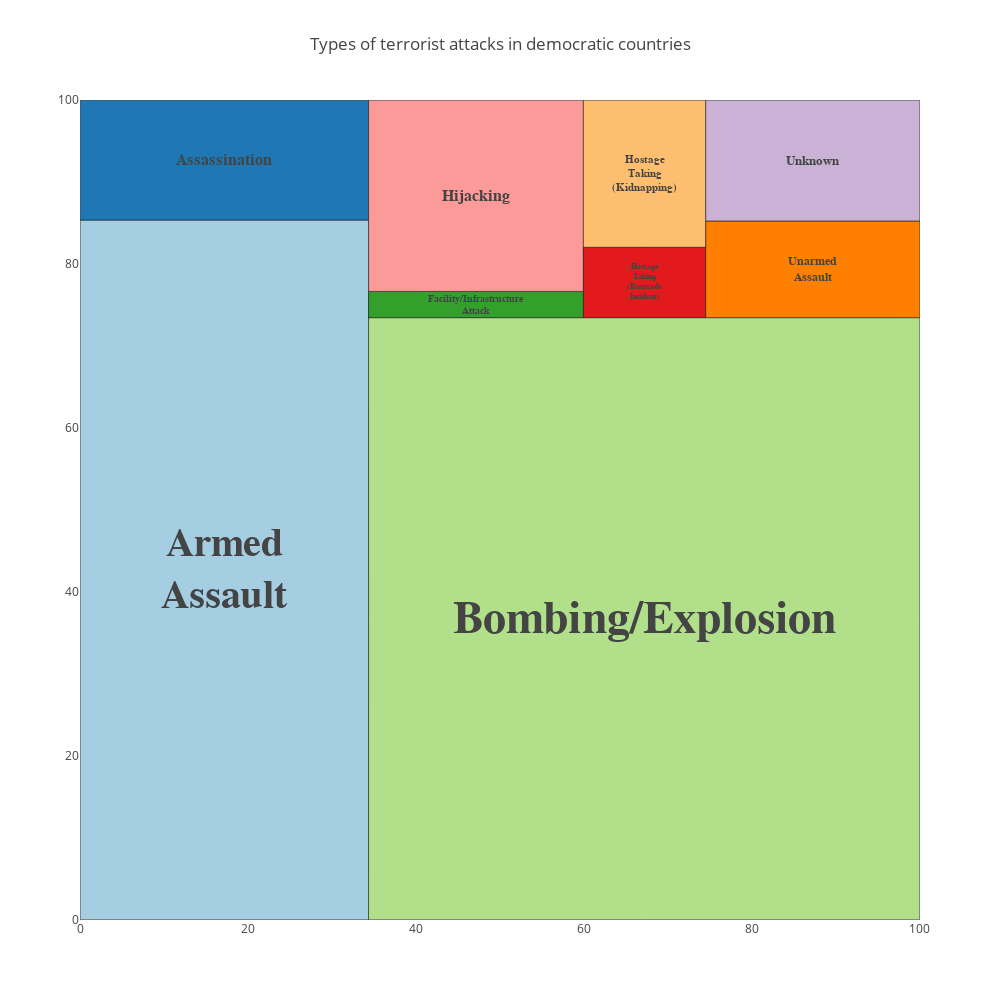
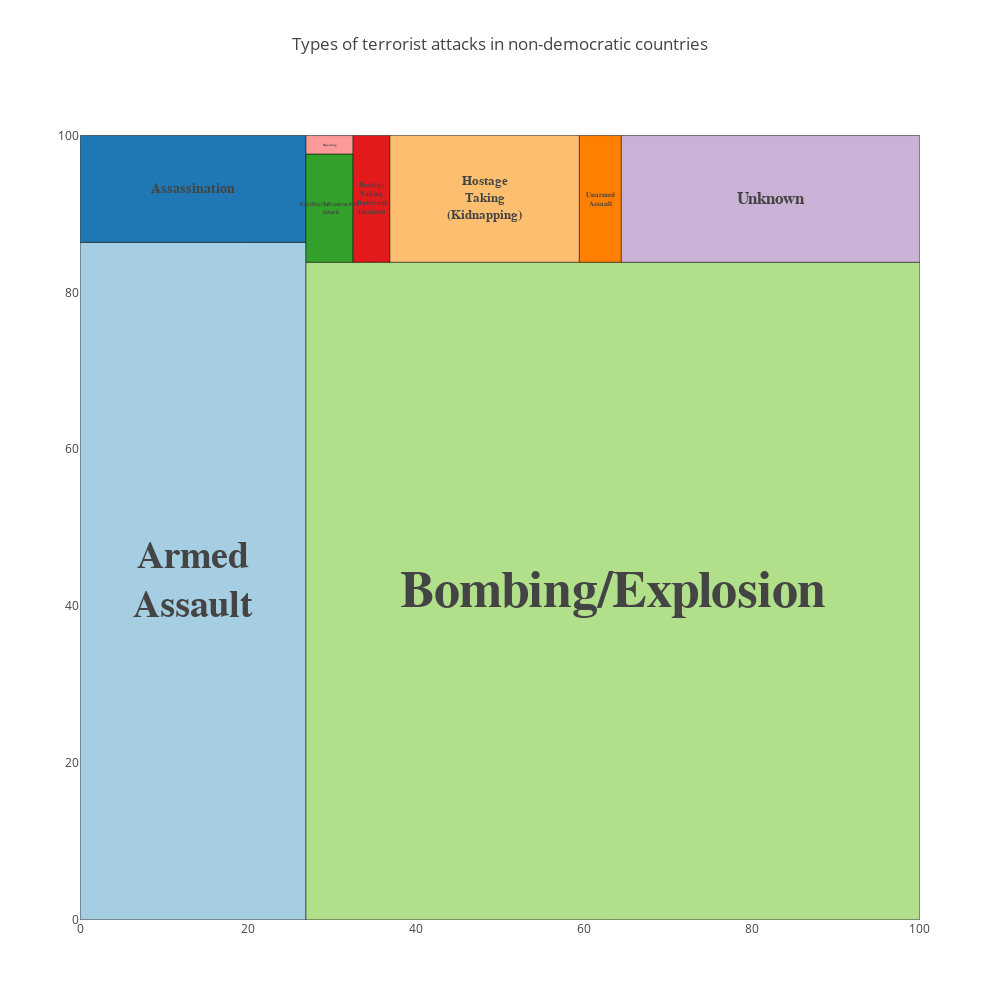

Here is the notebook cell these charts were saved with, in order:
### Markdown cell above
Het is dus duidelijk dat er meer en dodelijkere aanslagen plaatsvinden in niet-democratische landen, maar hoe komt dat?
## Type aanslagen
Als we vergelijken welke soorten aanslagen het vaakst voorkomen in democratische en niet-democratische landen dan vallen een aantal interessante dingen op.
In niet-democratische landen is verreweg het grootste aandeel van terrorisme bomaanslagen 
In niet-democratische landen zijn gewapende en ongewapende aanvallen fysieke aanvallen veelvoorkomend en zijn er relatief veel vliegtuigovernames. In de treemaps hieronder zijn die verschillen te zien en in het staafdiagram daaronder zijn de verschillen uitgelicht.

### Code cell
color_brewer = ['#a6cee3','#1f78b4','#b2df8a','#33a02c','#fb9a99','#e31a1c','#fdbf6f','#ff7f00','#cab2d6']
categories = [k.replace(' ', '<br>') for k in sortedkeys]


def treemap(values, text, colours ,title):

    # dimensions treemap
    x = 0.
    y = 0.
    width = 100.
    height = 100.
    
    total_casualties = sum(values)
    percentages = [(v/total_casualties)*100 for v in values]
    
    normed = squarify.normalize_sizes(values, width, height)
    rects = squarify.squarify(normed, x, y, width, height)
    
    
    shapes = []
    annotations = []
    counter = 0

    for r in rects:
        shapes.append( 
            dict(
                type = 'rect', 
                x0 = r['x'], 
                y0 = r['y'], 
                x1 = r['x']+r['dx'], 
                y1 = r['y']+r['dy'],
                line = dict( width = .5 ),
                fillcolor = colours[counter]
            ) 
        )
        annotations.append(
            dict(
                x = r['x']+(r['dx']/2),
                y = r['y']+(r['dy']/2),
                text = '<b>' + text[counter] + '</b>',
                showarrow = False,
                font = dict(
                    size = (r['dx'] + r['dy'])/3,
                    family = 'Arial'
                )
            )
        )
        counter = counter + 1
        if counter >= len(color_brewer):
            counter = 0

    # For hover text
    trace = go.Scatter(
        x = [ r['x']+(r['dx']/2) for r in rects ], 
        y = [ r['y']+(r['dy']/2) for r in rects ],
        text = [ f"{int(values[i])} casualties <br>{percentages[i]:.1f} % of total" for i in range(len(values))],
        hoverinfo = 'text'
    )

    layout = dict(
        title = title,
        height=1000, 
        width=1000,
        xaxis=dict(showgrid=False,zeroline=False),
        yaxis=dict(showgrid=False,zeroline=False),
        shapes=shapes,
        annotations=annotations,
        hovermode='closest'
    )
    
    return trace, layout, percentages

trace0, layout0, percentages0 = treemap(dem_casualties, categories, color_brewer, 'Types of terrorist attacks in democratic countries')
trace1, layout1, percentages1 = treemap(nondem_casualties, categories, color_brewer, 'Types of terrorist attacks in non-democratic countries')



# Without hovertext
# figure = dict(data=[Scatter()], layout=layout)

iplot(dict(data=[trace0], layout=layout0), filename='treemap_democratic')
iplot(dict(data=[trace1], layout=layout1), filename='treemap_democratic')

### Figure 1 — Plotly figure (JSON) as saved in the notebook; plotly's stock layout.template omitted (floating-point values rounded to 4 significant figures)
{"data": [{"hoverinfo": "text", "text": ["97886 casualties <br>29.3 % of total", "16764 casualties <br>5.0 % of total", "161008 casualties <br>48.2 % of total", "2736 casualties <br>0.8 % of total", "19925 casualties <br>6.0 % of total", "4181 casualties <br>1.3 % of total", "8727 casualties <br>2.6 % of total", "10042 casualties <br>3.0 % of total", "12535 casualties <br>3.8 % of total"], "type": "scatter", "uid": "9e51c538-bb77-4efc-be96-31a0023ce64f", "x": [17.17, 17.17, 67.17, 47.14, 47.14, 67.22, 67.22, 87.25, 87.25], "y": [42.69, 92.69, 36.73, 75.07, 88.34, 77.76, 91.03, 79.37, 92.63]}], "layout": {"annotations": [{"font": {"family": "Arial", "size": 39.91}, "showarrow": false, "text": "<b>Armed<br>Assault</b>", "x": 17.17, "y": 42.69}, {"font": {"family": "Arial", "size": 16.32}, "showarrow": false, "text": "<b>Assassination</b>", "x": 17.17, "y": 92.69}, {"font": {"family": "Arial", "size": 46.37}, "showarrow": false, "text": "<b>Bombing/Explosion</b>", "x": 67.17, "y": 36.73}, {"font": {"family": "Arial", "size": 9.597}, "showarrow": false, "text": "<b>Facility/Infrastructure<br>Attack</b>", "x": 47.14, "y": 75.07}, {"font": {"family": "Arial", "size": 16.31}, "showarrow": false, "text": "<b>Hijacking</b>", "x": 47.14, "y": 88.34}, {"font": {"family": "Arial", "size": 7.723}, "showarrow": false, "text": "<b>Hostage<br>Taking<br>(Barricade<br>Incident)</b>", "x": 67.22, "y": 77.76}, {"font": {"family": "Arial", "size": 10.84}, "showarrow": false, "text": "<b>Hostage<br>Taking<br>(Kidnapping)</b>", "x": 67.22, "y": 91.03}, {"font": {"family": "Arial", "size": 12.43}, "showarrow": false, "text": "<b>Unarmed<br>Assault</b>", "x": 87.25, "y": 79.37}, {"font": {"family": "Arial", "size": 13.41}, "showarrow": false, "text": "<b>Unknown</b>", "x": 87.25, "y": 92.63}], "height": 1000, "hovermode": "closest", "shapes": [{"fillcolor": "#a6cee3", "line": {"width": 0.5}, "type": "rect", "x0": 0, "x1": 34.35, "y0": 0, "y1": 85.38}, {"fillcolor": "#1f78b4", "line": {"width": 0.5}, "type": "rect", "x0": 0, "x1": 34.35, "y0": 85.38, "y1": 100}, {"fillcolor": "#b2df8a", "line": {"width": 0.5}, "type": "rect", "x0": 34.35, "x1": 100, "y0": 0, "y1": 73.47}, {"fillcolor": "#33a02c", "line": {"width": 0.5}, "type": "rect", "x0": 34.35, "x1": 59.93, "y0": 73.47, "y1": 76.67}, {"fillcolor": "#fb9a99", "line": {"width": 0.5}, "type": "rect", "x0": 34.35, "x1": 59.93, "y0": 76.67, "y1": 100}, {"fillcolor": "#e31a1c", "line": {"width": 0.5}, "type": "rect", "x0": 59.93, "x1": 74.51, "y0": 73.47, "y1": 82.06}, {"fillcolor": "#fdbf6f", "line": {"width": 0.5}, "type": "rect", "x0": 59.93, "x1": 74.51, "y0": 82.06, "y1": 100}, {"fillcolor": "#ff7f00", "line": {"width": 0.5}, "type": "rect", "x0": 74.51, "x1": 100.0, "y0": 73.47, "y1": 85.27}, {"fillcolor": "#cab2d6", "line": {"width": 0.5}, "type": "rect", "x0": 74.51, "x1": 100.0, "y0": 85.27, "y1": 100}], "title": {"text": "Types of terrorist attacks in democratic countries"}, "width": 1000, "xaxis": {"showgrid": false, "zeroline": false}, "yaxis": {"showgrid": false, "zeroline": false}}}

### Figure 2 — Plotly figure (JSON) as saved in the notebook; plotly's stock layout.template omitted (floating-point values rounded to 4 significant figures)
{"data": [{"hoverinfo": "text", "text": ["139777 casualties <br>23.2 % of total", "22043 casualties <br>3.7 % of total", "368999 casualties <br>61.3 % of total", "4671 casualties <br>0.8 % of total", "794 casualties <br>0.1 % of total", "4263 casualties <br>0.7 % of total", "21950 casualties <br>3.6 % of total", "4865 casualties <br>0.8 % of total", "34571 casualties <br>5.7 % of total"], "type": "scatter", "uid": "dcfcdf8a-8fe7-4ef0-b532-bbfdcd12b565", "x": [13.44, 13.44, 63.44, 29.69, 29.69, 34.69, 48.17, 61.95, 82.23], "y": [43.19, 93.19, 41.92, 90.75, 98.83, 91.92, 91.92, 91.92, 91.92]}], "layout": {"annotations": [{"font": {"family": "Arial", "size": 37.75}, "showarrow": false, "text": "<b>Armed<br>Assault</b>", "x": 13.44, "y": 43.19}, {"font": {"family": "Arial", "size": 13.5}, "showarrow": false, "text": "<b>Assassination</b>", "x": 13.44, "y": 93.19}, {"font": {"family": "Arial", "size": 52.32}, "showarrow": false, "text": "<b>Bombing/Explosion</b>", "x": 63.44, "y": 41.92}, {"font": {"family": "Arial", "size": 6.476}, "showarrow": false, "text": "<b>Facility/Infrastructure<br>Attack</b>", "x": 29.69, "y": 90.75}, {"font": {"family": "Arial", "size": 2.655}, "showarrow": false, "text": "<b>Hijacking</b>", "x": 29.69, "y": 98.83}, {"font": {"family": "Arial", "size": 6.847}, "showarrow": false, "text": "<b>Hostage<br>Taking<br>(Barricade<br>Incident)</b>", "x": 34.69, "y": 91.92}, {"font": {"family": "Arial", "size": 12.91}, "showarrow": false, "text": "<b>Hostage<br>Taking<br>(Kidnapping)</b>", "x": 48.17, "y": 91.92}, {"font": {"family": "Arial", "size": 7.053}, "showarrow": false, "text": "<b>Unarmed<br>Assault</b>", "x": 61.95, "y": 91.92}, {"font": {"family": "Arial", "size": 17.23}, "showarrow": false, "text": "<b>Unknown</b>", "x": 82.23, "y": 91.92}], "height": 1000, "hovermode": "closest", "shapes": [{"fillcolor": "#a6cee3", "line": {"width": 0.5}, "type": "rect", "x0": 0, "x1": 26.88, "y0": 0, "y1": 86.38}, {"fillcolor": "#1f78b4", "line": {"width": 0.5}, "type": "rect", "x0": 0, "x1": 26.88, "y0": 86.38, "y1": 100}, {"fillcolor": "#b2df8a", "line": {"width": 0.5}, "type": "rect", "x0": 26.88, "x1": 100, "y0": 0, "y1": 83.84}, {"fillcolor": "#33a02c", "line": {"width": 0.5}, "type": "rect", "x0": 26.88, "x1": 32.5, "y0": 83.84, "y1": 97.65}, {"fillcolor": "#fb9a99", "line": {"width": 0.5}, "type": "rect", "x0": 26.88, "x1": 32.5, "y0": 97.65, "y1": 100}, {"fillcolor": "#e31a1c", "line": {"width": 0.5}, "type": "rect", "x0": 32.5, "x1": 36.89, "y0": 83.84, "y1": 100}, {"fillcolor": "#fdbf6f", "line": {"width": 0.5}, "type": "rect", "x0": 36.89, "x1": 59.45, "y0": 83.84, "y1": 100}, {"fillcolor": "#ff7f00", "line": {"width": 0.5}, "type": "rect", "x0": 59.45, "x1": 64.46, "y0": 83.84, "y1": 100}, {"fillcolor": "#cab2d6", "line": {"width": 0.5}, "type": "rect", "x0": 64.46, "x1": 100.0, "y0": 83.84, "y1": 100}], "title": {"text": "Types of terrorist attacks in non-democratic countries"}, "width": 1000, "xaxis": {"showgrid": false, "zeroline": false}, "yaxis": {"showgrid": false, "zeroline": false}}}
